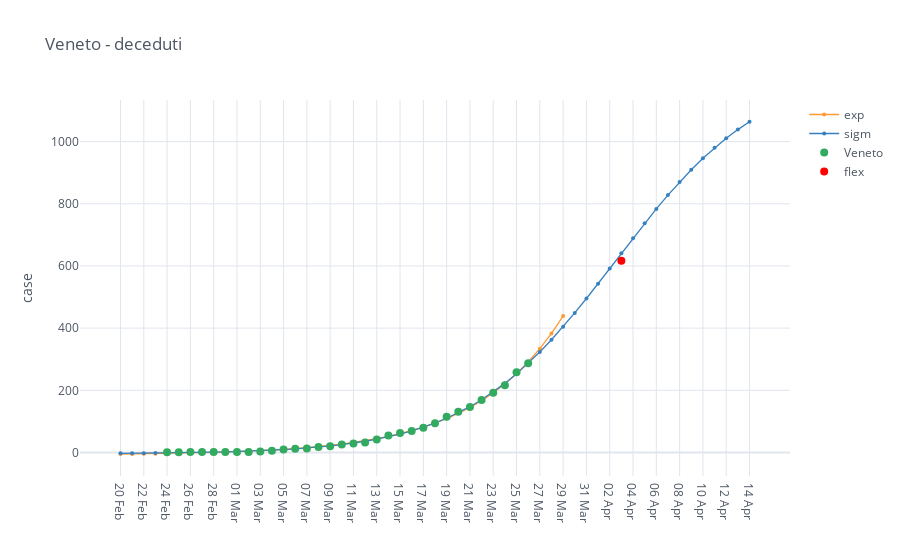

Notebook code for this chart:
### Code cell
category = 'deceduti'
total_cases = io.italy_regions_filter_by_category(regions, category)

mpl.iplot_analysis_plot(total_cases, title=region+' - '+category, log_fitting=False)

### Figure 1 — Plotly figure (JSON) as saved in the notebook; plotly's stock layout.template omitted (floating-point values rounded to 4 significant figures)
{"data": [{"line": {"color": "rgba(255, 153, 51, 1.0)", "dash": "solid", "shape": "linear", "width": 1.3}, "marker": {"size": 4, "symbol": "circle"}, "mode": "lines+markers", "name": "exp", "text": "", "type": "scatter", "x": ["20 Feb", "21 Feb", "22 Feb", "23 Feb", "24 Feb", "25 Feb", "26 Feb", "27 Feb", "28 Feb", "29 Feb", "01 Mar", "02 Mar", "03 Mar", "04 Mar", "05 Mar", "06 Mar", "07 Mar", "08 Mar", "09 Mar", "10 Mar", "11 Mar", "12 Mar", "13 Mar", "14 Mar", "15 Mar", "16 Mar", "17 Mar", "18 Mar", "19 Mar", "20 Mar", "21 Mar", "22 Mar", "23 Mar", "24 Mar", "25 Mar", "26 Mar", "27 Mar", "28 Mar", "29 Mar", "30 Mar", "31 Mar", "01 Apr", "02 Apr", "03 Apr", "04 Apr", "05 Apr", "06 Apr", "07 Apr", "08 Apr", "09 Apr", "10 Apr", "11 Apr", "12 Apr", "13 Apr", "14 Apr"], "y": [-5.051, -4.658, -4.208, -3.694, -3.106, -2.433, -1.665, -0.7856, 0.2194, 1.369, 2.683, 4.185, 5.903, 7.867, 10.11, 12.68, 15.62, 18.98, 22.82, 27.21, 32.23, 37.96, 44.53, 52.03, 60.61, 70.42, 81.64, 94.47, 109.1, 125.9, 145.1, 167.0, 192.1, 220.7, 253.5, 291.0, 333.9, 382.9, 438.9, "", "", "", "", "", "", "", "", "", "", "", "", "", "", "", ""]}, {"line": {"color": "rgba(55, 128, 191, 1.0)", "dash": "solid", "shape": "linear", "width": 1.3}, "marker": {"size": 4, "symbol": "circle"}, "mode": "lines+markers", "name": "sigm", "text": "", "type": "scatter", "x": ["20 Feb", "21 Feb", "22 Feb", "23 Feb", "24 Feb", "25 Feb", "26 Feb", "27 Feb", "28 Feb", "29 Feb", "01 Mar", "02 Mar", "03 Mar", "04 Mar", "05 Mar", "06 Mar", "07 Mar", "08 Mar", "09 Mar", "10 Mar", "11 Mar", "12 Mar", "13 Mar", "14 Mar", "15 Mar", "16 Mar", "17 Mar", "18 Mar", "19 Mar", "20 Mar", "21 Mar", "22 Mar", "23 Mar", "24 Mar", "25 Mar", "26 Mar", "27 Mar", "28 Mar", "29 Mar", "30 Mar", "31 Mar", "01 Apr", "02 Apr", "03 Apr", "04 Apr", "05 Apr", "06 Apr", "07 Apr", "08 Apr", "09 Apr", "10 Apr", "11 Apr", "12 Apr", "13 Apr", "14 Apr"], "y": [-2.615, -2.356, -2.052, -1.697, -1.282, -0.7957, -0.227, 0.4381, 1.216, 2.125, 3.188, 4.431, 5.882, 7.577, 9.555, 11.86, 14.55, 17.69, 21.34, 25.59, 30.52, 36.25, 42.89, 50.57, 59.43, 69.64, 81.38, 94.82, 110.2, 127.6, 147.4, 169.6, 194.6, 222.3, 253.0, 286.6, 323.2, 362.6, 404.7, 449.0, 495.3, 543.0, 591.7, 640.6, 689.3, 737.1, 783.4, 827.9, 870.0, 909.5, 946.2, 979.9, 1011.0, 1039.0, 1064.0]}, {"line": {"color": "rgba(50, 171, 96, 1.0)", "dash": "solid", "shape": "linear", "width": 1.3}, "marker": {"size": 8, "symbol": "circle"}, "mode": "markers", "name": "Veneto", "text": "", "type": "scatter", "x": ["20 Feb", "21 Feb", "22 Feb", "23 Feb", "24 Feb", "25 Feb", "26 Feb", "27 Feb", "28 Feb", "29 Feb", "01 Mar", "02 Mar", "03 Mar", "04 Mar", "05 Mar", "06 Mar", "07 Mar", "08 Mar", "09 Mar", "10 Mar", "11 Mar", "12 Mar", "13 Mar", "14 Mar", "15 Mar", "16 Mar", "17 Mar", "18 Mar", "19 Mar", "20 Mar", "21 Mar", "22 Mar", "23 Mar", "24 Mar", "25 Mar", "26 Mar", "27 Mar", "28 Mar", "29 Mar", "30 Mar", "31 Mar", "01 Apr", "02 Apr", "03 Apr", "04 Apr", "05 Apr", "06 Apr", "07 Apr", "08 Apr", "09 Apr", "10 Apr", "11 Apr", "12 Apr", "13 Apr", "14 Apr"], "y": ["", "", "", "", 1.0, 1.0, 2.0, 2.0, 2.0, 2.0, 2.0, 2.0, 3.0, 6.0, 10.0, 12.0, 13.0, 18.0, 20.0, 26.0, 29.0, 32.0, 42.0, 55.0, 63.0, 69.0, 80.0, 94.0, 115.0, 131.0, 146.0, 169.0, 192.0, 216.0, 258.0, 287.0, "", "", "", "", "", "", "", "", "", "", "", "", "", "", "", "", "", "", ""]}, {"marker": {"color": "rgba(255, 0, 0, 125)", "size": 8}, "mode": "markers", "name": "flex", "type": "scatter", "x": ["03 Apr"], "y": [617.1]}], "layout": {"legend": {"bgcolor": "#FFFFFF", "font": {"color": "#4D5663"}}, "paper_bgcolor": "#FFFFFF", "plot_bgcolor": "#FFFFFF", "title": {"font": {"color": "#4D5663"}, "text": "Veneto - deceduti"}, "xaxis": {"gridcolor": "#E1E5ED", "showgrid": true, "tickfont": {"color": "#4D5663"}, "title": {"font": {"color": "#4D5663"}, "text": ""}, "zerolinecolor": "#E1E5ED"}, "yaxis": {"gridcolor": "#E1E5ED", "showgrid": true, "tickfont": {"color": "#4D5663"}, "title": {"font": {"color": "#4D5663"}, "text": "case"}, "zerolinecolor": "#E1E5ED"}}}
